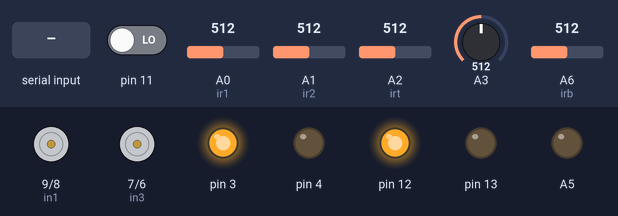
Bench run of a sketch on a simulated Arduino Nano, built with avr-gcc and run on an emulated ATmega328P. Parts: motor-driver pin pairs drawn as motors (green arrow = first pin HIGH = forward, orange = second pin HIGH = backward, longer = more drive, scaled by the enable pin), output pins drawn as LEDs (lit = HIGH). Inputs (shaded band) come from the test bench; at power-on: pin 11 LOW, A0 (ir1) = 512, A1 (ir2) = 512, A2 (irt) = 512, A3 = 512, A6 (irb) = 512. What the sketch prints to the serial monitor is not drawn.

Above: at 1.2 s.
1.3 s: "M" received over Serial
At 2.5 s:
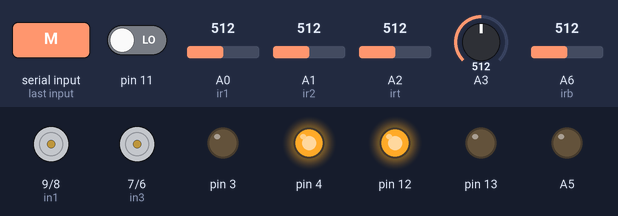
2.8 s: "F" received over Serial
At 3.7 s:
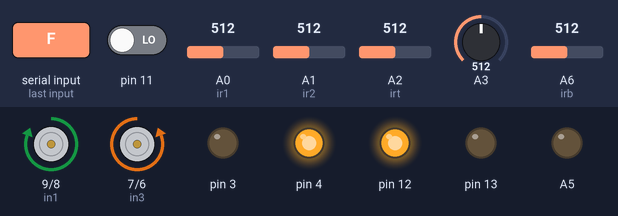
5.3 s: "B" received over Serial
At 6.2 s:
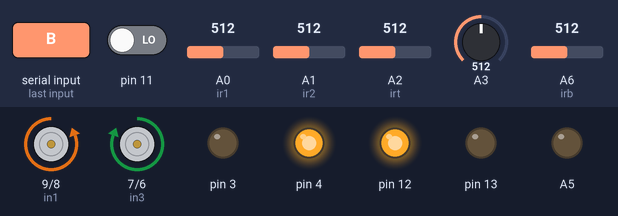
7.8 s: "L" received over Serial
At 8.7 s:
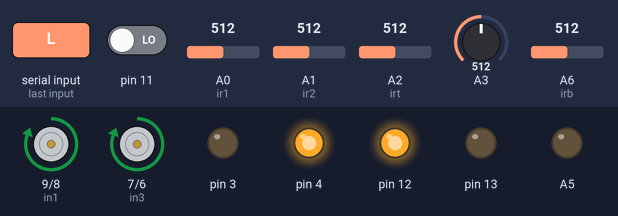
10.3 s: "R" received over Serial
At 11.2 s:
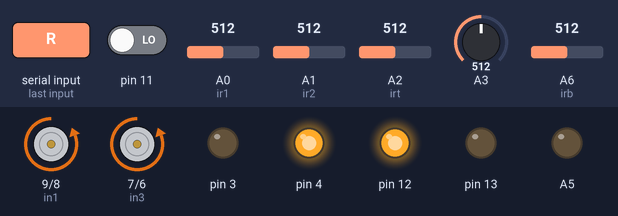
12.8 s: "W" received over Serial
At 14.4 s:
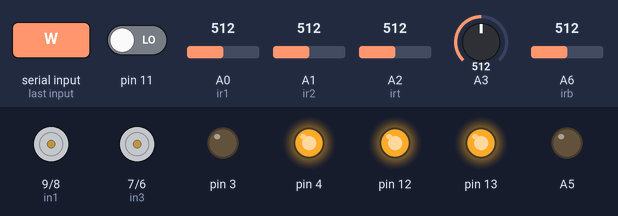
Timing chart, 0 to 16.8 s (numbered marks = the images above; inputs shaded):
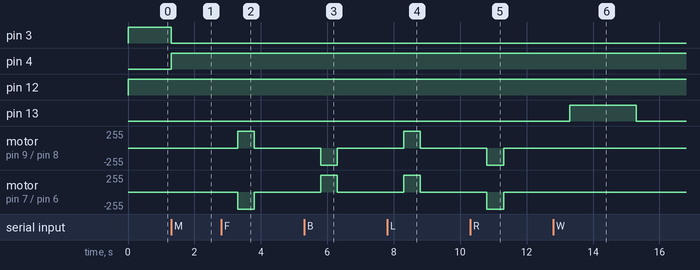

The sketch:

total.ino
```cpp
// connect motor controller pins to Arduino digital pins
// motor one

int enA = 10;
int in1 = 9;
int in2 = 8;
// motor two
int enB = 5;
int in3 = 7;  //4th pin of driver
int in4 = 6;  //3rd pin of driver
const int ir2 = A1;
const int ir1 = A0;
const int irt = A2;
const int irb = A6;
int ir =13;
int light = analogRead(A3);
int soil = analogRead(A4);
const int light_sms;
const int soil_sms;
int light_station = 1;
char command;
char cmd;
void setup()
{
  // set all the motor control pins to outputs
  pinMode(enA,OUTPUT);
  pinMode(enB,OUTPUT);
  pinMode(in1,OUTPUT);
  pinMode(in2,OUTPUT);
  pinMode(in3,OUTPUT);
  pinMode(in4,OUTPUT);
  pinMode(13, OUTPUT);
  pinMode(12, OUTPUT);
  pinMode(3,  OUTPUT);
  pinMode(4,  OUTPUT);
  pinMode(A5, OUTPUT);
  pinMode(A6, INPUT);
  pinMode(A0, INPUT);
  pinMode(A1, INPUT);
  pinMode(A2, INPUT);
  pinMode(A3, INPUT);
  pinMode(A4, INPUT);
  pinMode(11,INPUT);
  Serial.begin(9600);
  int soil = 400;
  int light_station = 1;

digitalWrite(3,1);
digitalWrite(4,0);
}
void loop(){
   int i = analogRead(ir1);
   int j = analogRead(ir2);
   int t = analogRead(irt);
   int b = analogRead(irb);
   int light = analogRead(A3);
   int control = digitalRead(11);
   digitalWrite(13, LOW);
   int line_B = digitalRead(3);
   int value_B = digitalRead(4);

   if(Serial.available() > 0){
    command = Serial.read();
    breaks(); //initialize with motors stoped
    //Change pin mode only if new command is different from previous.
    //Serial.println(command);
    switch(command){
    case 'F':
      forward();
      delay(500);
      breaks();

      break;
    case 'B':
       back();
       delay(500);
      breaks();

      break;
    case 'L':
      left();
      delay(500);
      breaks();

      break;
    case 'R':
      right();
      delay(500);
      breaks();

      break;

      case 'S':
      breaks();
            digitalWrite(13,LOW);


      break;

      case 'M': //connect
      breaks();
      digitalWrite(3, 0);
      digitalWrite(4, 1);

      break;

      case 'N': //disconnect
      digitalWrite(3,1);
      digitalWrite(4,0);
      break;

      case 'W':
      digitalWrite(13,HIGH);

      break;

      case 'C':
      digitalWrite(13,HIGH);

      break;
    }


  }


  else if (soil < 500 && t < 100 && line_B == 1){
        analogWrite(A5 , 255);

           breaks();
            delay(1500);
            digitalWrite(13 , HIGH);
            delay(3000);
            digitalWrite(13 , LOW);
           soil = soil + 500;
           delay(1000);
        }


 else if( light > 200 && line_B == 1){
    digitalWrite(12, HIGH);
    breaks();
   }

 else if(light_station == 1 && b < 100 && line_B == 1){

        breaks();
        delay(1500);
        digitalWrite(13, HIGH);
        delay(5000);
        digitalWrite(13,LOW);
        light_station = light_station + 5 ;

  }


if (value_B == 1){

 Serial.print(light);
 delay(2000);

  }

 if( line_B == 1 )
{

     if (i > 600 && j > 600 ){
      forward();
        }
      else if( i < 60 && j > 600 ){
        left();
      }
      else if (i > 600 && j < 100 ){
      right();
      }
     else if( i < 60 && j < 100){
      breaks();
    }

}
       }


               //***************************************FORWARD*******************************************************

int forward(){
  digitalWrite(in1, HIGH);
  digitalWrite(in2, LOW);
  // set speed to 200 out of possible range 0~255
  analogWrite(enA, 255);
  // turn on motor B
  digitalWrite(in3, LOW);
  digitalWrite(in4, HIGH);
  // set speed to 200 out of possible range 0~255
  analogWrite(enB, 255);

          }
               //****************************************LEFT***********************************************************

 int left (){
  digitalWrite(in1, HIGH);
  digitalWrite(in2, LOW);
  // set speed to 200 out of possible range 0~255
  analogWrite(enA, 255);
  // turn on motor B
  digitalWrite(in3, HIGH);
  digitalWrite(in4, LOW);
  // set speed to 200 out of possible range 0~255
  analogWrite(enB, 255);

    }
           // **************************************RIGHT*********************************************************

int right(){
  digitalWrite(in1, LOW);
  digitalWrite(in2,HIGH);
  // set speed to 200 out of possible range 0~255
  analogWrite(enA, 255);
  // turn on motor B
  digitalWrite(in3, LOW);
  digitalWrite(in4, HIGH);
  // set speed to 200 out of possible range 0~255
  analogWrite(enB, 255);

  }
         //  ***********************************STOP***********************************************************

int breaks(){
  digitalWrite(in1, LOW);
  digitalWrite(in2, LOW);
  // set speed to 200 out of possible range 0~255
  analogWrite(enA, LOW);
  // turn on motor B
  digitalWrite(in3, LOW);
  digitalWrite(in4, LOW);
  // set speed to 200 out of possible range 0~255
  analogWrite(enB,LOW);

    }

int back(){
  digitalWrite(in1, LOW);
  digitalWrite(in2, HIGH);
  // set speed to 200 out of possible range 0~255
  analogWrite(enA, 255);
  // turn on motor B
  digitalWrite(in3, HIGH);
  digitalWrite(in4, LOW);
  // set speed to 200 out of possible range 0~255
  analogWrite(enB, 255);

          }
```

Measured:
- after the input at 1.3 s, pin 3: HIGH → LOW at once; pin 4: LOW → HIGH at once
- after the input at 2.8 s, motor on pin 9 (in1) / pin 8 (in2): stopped → forward 255/255 after 0.50 s, → stopped 0.50 s later; motor on pin 7 (in3) / pin 6 (in4): stopped → backward 255/255 after 0.50 s, → stopped 0.50 s later
- after the input at 5.3 s, motor on pin 9 (in1) / pin 8 (in2): stopped → backward 255/255 after 0.50 s, → stopped 0.50 s later; motor on pin 7 (in3) / pin 6 (in4): stopped → forward 255/255 after 0.50 s, → stopped 0.50 s later
- after the input at 7.8 s, motor on pin 9 (in1) / pin 8 (in2), motor on pin 7 (in3) / pin 6 (in4): stopped → forward 255/255 after 0.50 s, → stopped 0.50 s later
- after the input at 10.3 s, motor on pin 9 (in1) / pin 8 (in2), motor on pin 7 (in3) / pin 6 (in4): stopped → backward 255/255 after 0.51 s, → stopped 0.50 s later
- after the input at 12.8 s, pin 13: LOW → HIGH after 0.51 s, → LOW 2.0 s later
